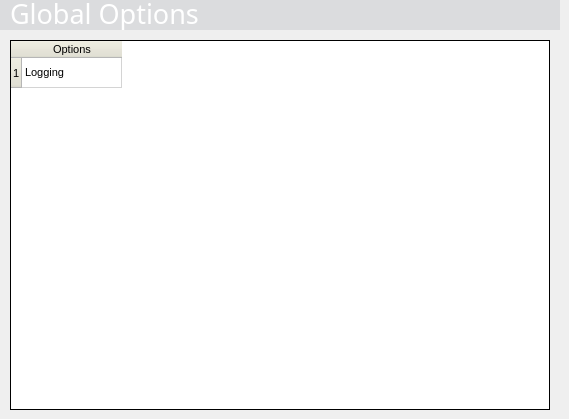
    <widget class="QWidget" name="globalsPage" >
     <widget class="QFrame" name="GlobalOptionsTableHeaderFrame" >
      <property name="geometry" >
       <rect>
        <x>0</x>
        <y>0</y>
        <width>560</width>
        <height>30</height>
       </rect>
      </property>
      <property name="minimumSize" >
       <size>
        <width>560</width>
        <height>30</height>
       </size>
      </property>
      <property name="maximumSize" >
       <size>
        <width>560</width>
        <height>30</height>
       </size>
      </property>
      <property name="palette" >
       <palette>
        <active>
         <colorrole role="Base" >
          <brush brushstyle="SolidPattern" >
           <color alpha="255" >
            <red>255</red>
            <green>255</green>
            <blue>255</blue>
           </color>
          </brush>
         </colorrole>
         <colorrole role="Window" >
          <brush brushstyle="SolidPattern" >
           <color alpha="255" >
            <red>219</red>
            <green>220</green>
            <blue>222</blue>
           </color>
          </brush>
         </colorrole>
        </active>
        <inactive>
         <colorrole role="Base" >
          <brush brushstyle="SolidPattern" >
           <color alpha="255" >
            <red>255</red>
            <green>255</green>
            <blue>255</blue>
           </color>
          </brush>
         </colorrole>
         <colorrole role="Window" >
          <brush brushstyle="SolidPattern" >
           <color alpha="255" >
            <red>219</red>
            <green>220</green>
            <blue>222</blue>
           </color>
          </brush>
         </colorrole>
        </inactive>
        <disabled>
         <colorrole role="Base" >
          <brush brushstyle="SolidPattern" >
           <color alpha="255" >
            <red>219</red>
            <green>220</green>
            <blue>222</blue>
           </color>
          </brush>
         </colorrole>
         <colorrole role="Window" >
          <brush brushstyle="SolidPattern" >
           <color alpha="255" >
            <red>219</red>
            <green>220</green>
            <blue>222</blue>
           </color>
          </brush>
         </colorrole>
        </disabled>
       </palette>
      </property>
      <property name="autoFillBackground" >
       <bool>true</bool>
      </property>
      <property name="frameShape" >
       <enum>QFrame::NoFrame</enum>
      </property>
      <property name="frameShadow" >
       <enum>QFrame::Plain</enum>
      </property>
      <property name="lineWidth" >
       <number>0</number>
      </property>
      <widget class="QLabel" name="GlobalOptionsTableHeaderText" >
       <property name="geometry" >
        <rect>
         <x>10</x>
         <y>-5</y>
         <width>480</width>
         <height>35</height>
        </rect>
       </property>
       <property name="minimumSize" >
        <size>
         <width>480</width>
         <height>35</height>
        </size>
       </property>
       <property name="maximumSize" >
        <size>
         <width>480</width>
         <height>35</height>
        </size>
       </property>
       <property name="palette" >
        <palette>
         <active>
          <colorrole role="WindowText" >
           <brush brushstyle="SolidPattern" >
            <color alpha="255" >
             <red>255</red>
             <green>255</green>
             <blue>255</blue>
            </color>
           </brush>
          </colorrole>
         </active>
         <inactive>
          <colorrole role="WindowText" >
           <brush brushstyle="SolidPattern" >
            <color alpha="255" >
             <red>255</red>
             <green>255</green>
             <blue>255</blue>
            </color>
           </brush>
          </colorrole>
         </inactive>
         <disabled>
          <colorrole role="WindowText" >
           <brush brushstyle="SolidPattern" >
            <color alpha="255" >
             <red>119</red>
             <green>119</green>
             <blue>119</blue>
            </color>
           </brush>
          </colorrole>
         </disabled>
        </palette>
       </property>
       <property name="font" >
        <font>
         <family>Utah MT</family>
         <pointsize>20</pointsize>
         <weight>50</weight>
         <bold>false</bold>
        </font>
       </property>
       <property name="lineWidth" >
        <number>0</number>
       </property>
       <property name="text" >
        <string>Global Options</string>
       </property>
       <property name="alignment" >
        <set>Qt::AlignLeading|Qt::AlignLeft|Qt::AlignTop</set>
       </property>
       <property name="indent" >
        <number>0</number>
       </property>
      </widget>
     </widget>
     <widget class="QTableWidget" name="globalsTable" >
      <property name="geometry" >
       <rect>
        <x>10</x>
        <y>40</y>
        <width>540</width>
        <height>370</height>
       </rect>
      </property>
      <property name="minimumSize" >
       <size>
        <width>540</width>
        <height>370</height>
       </size>
      </property>
      <property name="maximumSize" >
       <size>
        <width>540</width>
        <height>370</height>
       </size>
      </property>
      <property name="palette" >
       <palette>
        <active>
         <colorrole role="Button" >
          <brush brushstyle="SolidPattern" >
           <color alpha="255" >
            <red>227</red>
            <green>226</green>
            <blue>210</blue>
           </color>
          </brush>
         </colorrole>
         <colorrole role="Base" >
          <brush brushstyle="SolidPattern" >
           <color alpha="255" >
            <red>255</red>
            <green>255</green>
            <blue>255</blue>
           </color>
          </brush>
         </colorrole>
         <colorrole role="Window" >
          <brush brushstyle="SolidPattern" >
           <color alpha="255" >
            <red>255</red>
            <green>255</green>
            <blue>255</blue>
           </color>
          </brush>
         </colorrole>
        </active>
        <inactive>
         <colorrole role="Button" >
          <brush brushstyle="SolidPattern" >
           <color alpha="255" >
            <red>227</red>
            <green>226</green>
            <blue>210</blue>
           </color>
          </brush>
         </colorrole>
         <colorrole role="Base" >
          <brush brushstyle="SolidPattern" >
           <color alpha="255" >
            <red>255</red>
            <green>255</green>
            <blue>255</blue>
           </color>
          </brush>
         </colorrole>
         <colorrole role="Window" >
          <brush brushstyle="SolidPattern" >
           <color alpha="255" >
            <red>255</red>
            <green>255</green>
            <blue>255</blue>
           </color>
          </brush>
         </colorrole>
        </inactive>
        <disabled>
         <colorrole role="Button" >
          <brush brushstyle="SolidPattern" >
           <color alpha="255" >
            <red>227</red>
            <green>226</green>
            <blue>210</blue>
           </color>
          </brush>
         </colorrole>
         <colorrole role="Base" >
          <brush brushstyle="SolidPattern" >
           <color alpha="255" >
            <red>255</red>
            <green>255</green>
            <blue>255</blue>
           </color>
          </brush>
         </colorrole>
         <colorrole role="Window" >
          <brush brushstyle="SolidPattern" >
           <color alpha="255" >
            <red>255</red>
            <green>255</green>
            <blue>255</blue>
           </color>
          </brush>
         </colorrole>
        </disabled>
       </palette>
      </property>
      <property name="font" >
       <font>
        <pointsize>8</pointsize>
       </font>
      </property>
      <property name="contextMenuPolicy" >
       <enum>Qt::DefaultContextMenu</enum>
      </property>
      <property name="layoutDirection" >
       <enum>Qt::LeftToRight</enum>
      </property>
      <property name="autoFillBackground" >
       <bool>true</bool>
      </property>
      <property name="frameShape" >
       <enum>QFrame::Box</enum>
      </property>
      <property name="frameShadow" >
       <enum>QFrame::Plain</enum>
      </property>
      <property name="selectionMode" >
       <enum>QAbstractItemView::SingleSelection</enum>
      </property>
      <property name="selectionBehavior" >
       <enum>QAbstractItemView::SelectRows</enum>
      </property>
      <property name="textElideMode" >
       <enum>Qt::ElideMiddle</enum>
      </property>
      <row>
       <property name="text" >
        <string>1</string>
       </property>
      </row>
      <column>
       <property name="text" >
        <string>Options</string>
       </property>
      </column>
      <item row="0" column="0" >
       <property name="text" >
        <string>Logging</string>
       </property>
       <property name="icon" >
        <iconset>icons/tree_logging.png</iconset>
       </property>
      </item>
     </widget>
    </widget>
